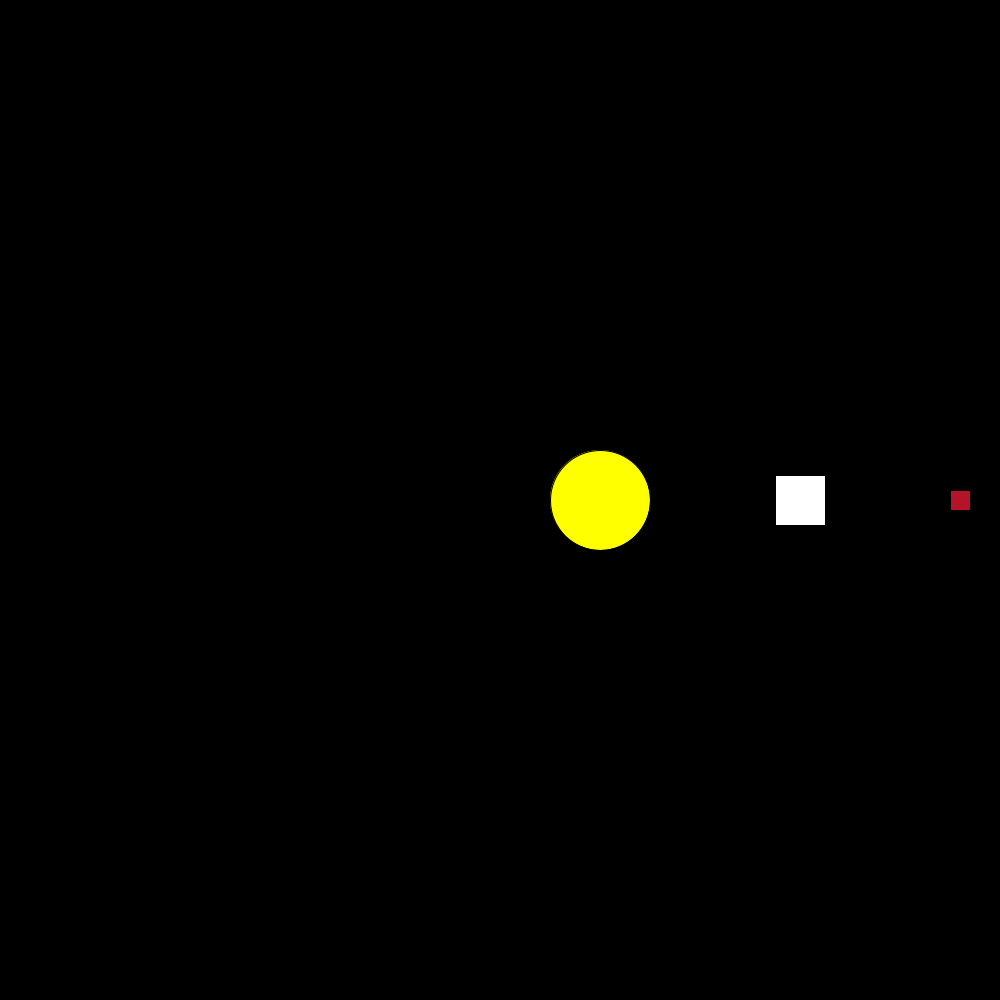
Frame 1 (no input)
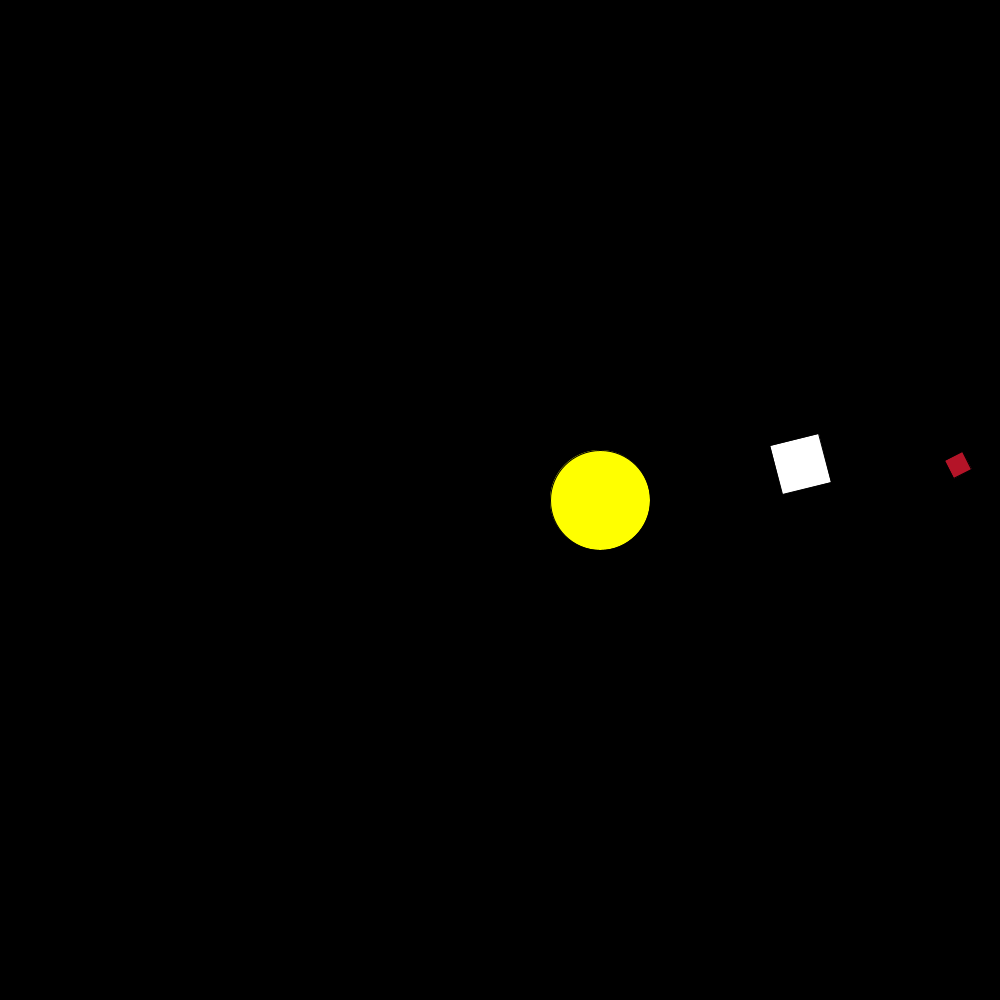
Frame 60 (the mouse pressed at the canvas centre just before this capture)
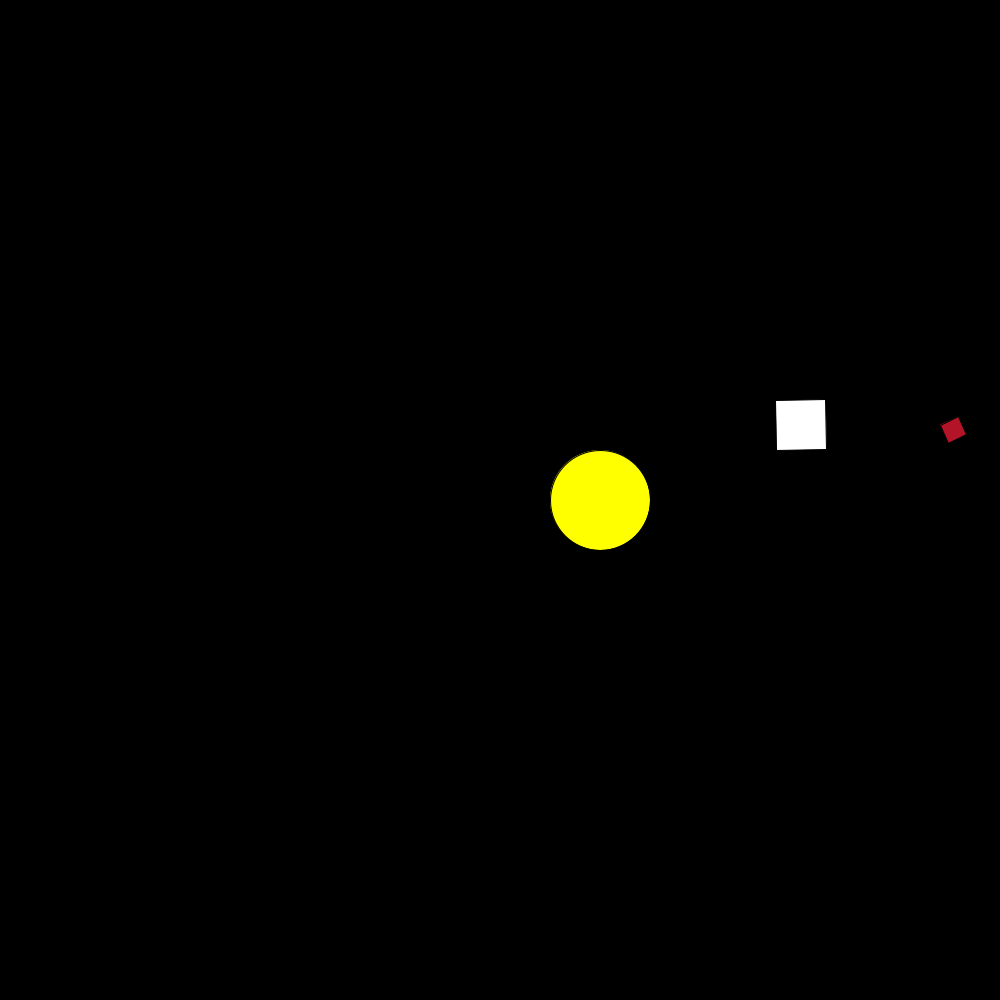
Frame 120 (the mouse held since frame 60 and released just before this capture)

The Processing sketch that drew these frames (run headless with seeded random() and noise(); from frame 60 on, the mouse is pressed at the canvas centre):

// Processing sketch: s09_2dsolarsystem
// ── s09_2dsolarsystem.pde
void setup() {
  size(1000,1000);
  rectMode(CENTER);
}

final float earth0 = 200, earth1 = 300;
float orbitAngleEarth = 0;
float rotateEarth = 0;
float orbitalRadiusMars = 360;
float orbitAngleMars = 0;
float rotateMars = 0;
final float deltaAngle = 0.003;
void draw() {
  background(0);
  translate(width/2,height/2);
  scale(1,-1);
  //sun
  fill(255,255,0);
  float cx = 100, cy = 0;
  translate(cx, cy);
  circle(0,0,100);

//demonstrate an exaggerated elliptical orbit for earth aligned to the origin
  float xearth = cos(orbitAngleEarth)*earth0, yearth = sin(orbitAngleEarth)*earth1;
  float orbitalRadiusEarth = sqrt(xearth*xearth + yearth*yearth);
  fill(255); // set the color of "earth" to white
  pushMatrix();
  rotate(orbitAngleEarth);     // rotate earth to correct place in orbit
  translate(orbitalRadiusEarth,0);  // translate out by distance from sun
  rotate(-orbitAngleEarth);    // unrotate so it is always at a constant angle
  rotate(rotateEarth);     // rotate earth to correct rotation for "day"
  
  rect(0,0, 50,50);
  popMatrix();
  orbitAngleEarth += deltaAngle; 
  rotateEarth += 365.25* deltaAngle;
  
  pushMatrix();
  fill(180,20,40);

  rotate(orbitAngleMars);
  translate(orbitalRadiusMars,0);
  rotate(-orbitAngleMars);
  rotate(rotateMars);     // rotate mars to correct orientation for martian "day"
  rect(0,0, 20,20);
  popMatrix();
  orbitAngleMars += deltaAngle*.55;
  rotateMars += deltaAngle * 340;
}
